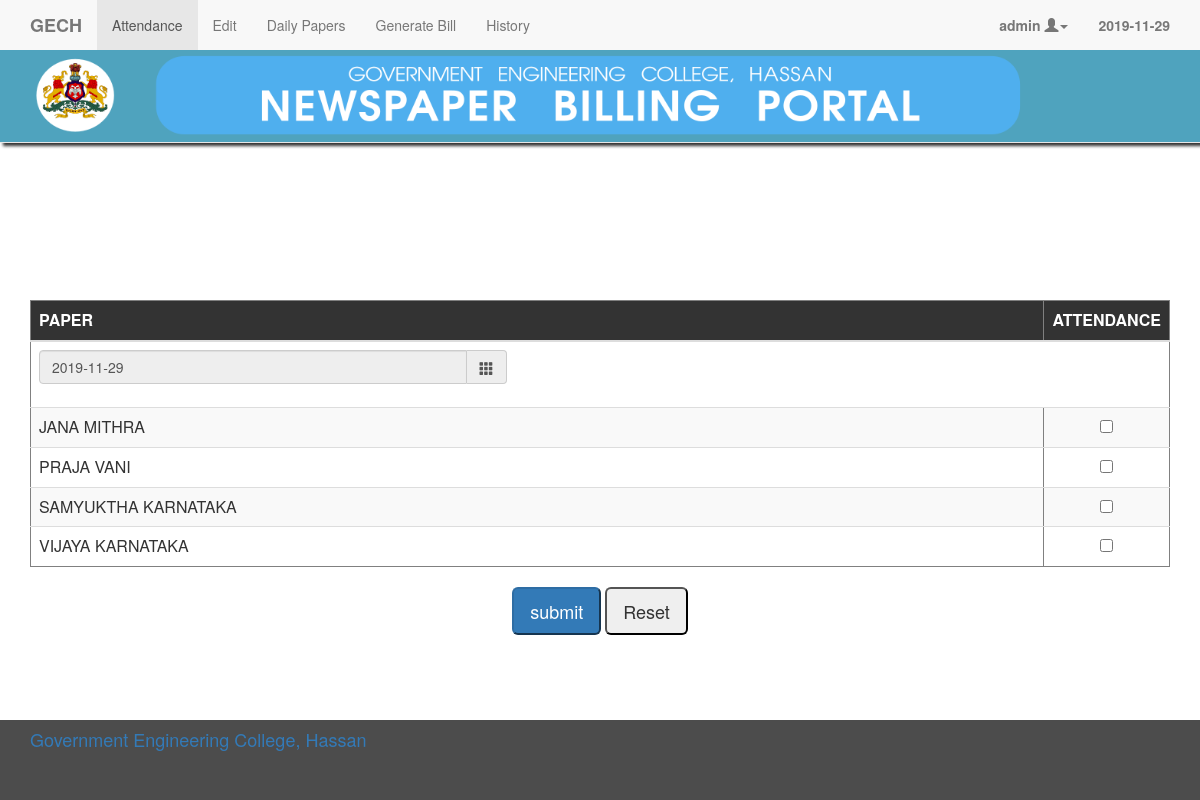
The app's page /attendance.php (signed in) with its own data.
### tables this page shows
CREATE TABLE `cost` (
  `slno` int(4) NOT NULL,
  `paper` varchar(50) NOT NULL,
  `sunday` int(4) DEFAULT NULL,
  `monday` int(4) DEFAULT NULL,
  `tuesday` int(4) DEFAULT NULL,
  `wednesday` int(4) DEFAULT NULL,
  `thursday` int(4) DEFAULT NULL,
  `friday` int(4) DEFAULT NULL,
  `saturday` int(4) DEFAULT NULL,
  PRIMARY KEY (`paper`),
  UNIQUE KEY `slno` (`slno`),
  UNIQUE KEY `slno_2` (`slno`)
);

### config.php (called while the page is built, shortened)
<?php
	$username=$_SESSION['login_user'];
?>

### attendance.php (the view, shortened to what this page needs)
<?php
	include("config.php");
  $findPriv = "select priv from login where username like '".$username."'";
  $resPriv = mysqli_query($conn,$findPriv);
  $rowPriv = mysqli_fetch_assoc($resPriv);
  $prev = $rowPriv['priv'];
?>
<!DOCTYPE html>
<html>
<head>
	<link rel="stylesheet" href="css/bootstrap.min.css">
    <link rel="stylesheet" href="css/jqui.css">
 	<link rel="stylesheet" type="text/css" href="datepicker/bootstrap-datepicker3.css">
</head>
<body>
<nav role="navigation" class="navbar navbar-default navbar-static-top" style="width: 100%;position: fixed;box-shadow: 3px 3px 3px;">
    <div class="container ">
        <div class="navbar-header">
            <a href="http://www.gechassan.ac.in" class="navbar-brand"><b>GECH</b></a>
        </div>
        <div id="navbarCollapse" class="collapse navbar-collapse">
            <ul class="nav navbar-nav">
                <li class="active"><a href="attendance.php">Attendance</a></li>
                <li><a href="edit.php">Edit</a></li>
                <?php if($prev == '1') echo '<li><a href="papers.php">Daily Papers</a></li>'; ?>
                <li><a href="billing.php">Generate Bill</a></li>
                <li><a href="history.php">History</a></li>
            </ul>
            <ul class="nav navbar-nav navbar-right">
      			<li class="dropdown">
              <a href="#" class="dropdown-toggle" data-toggle="dropdown" role="button" aria-haspopup="true" aria-expanded="false"><b><?php echo "$username "; ?> <span class="glyphicon glyphicon-user"></span><span class="caret"></span></b></span></a>
            </li>
                <li><a><b><?php echo "".date("Y-m-d").""; ?></b></a></li>
            </ul>
        </div>
    </div>
    <img  id="header-image" src="images/header2.png">
</nav>
<div class="container">
<form method="post" action="insertAttendance.php">
	<table class="table table-striped table-hover" border="1" style="margin-top: 300px;text-transform: uppercase;">
		<thead>
			<tr>
				<th>Paper</th><th style="width: 10%;">Attendance</th>
			</tr>
			<tr>
				<td colspan="2">
      				<div class="form-group">
                		<div class="input-group date form_datetime col-md-5"  data-link-field="date">
                    		<input class="form-control" size="16" id="date" name="date" type="text" value="<?php echo "".date("Y-m-d").""; ?>" max="<?php echo "".date("Y-m-d").""; ?>" readonly>
							<span class="input-group-addon"><span class="glyphicon glyphicon-th"></span></span>
                		</div>
            		</div>
				</td>
			</tr>
		</thead>
		<?php
			$list = "select paper from cost";
			$resList = mysqli_query($conn,$list);
			while ($rowList = mysqli_fetch_assoc($resList)) {
				echo "<tr><td>".$rowList['paper']."</td><input type='hidden' name='paper[]' value='".$rowList['paper']."'><td align='center'><input type='checkbox' value='yes' name='arrived[]'></td></tr>";
			}
		?>
	</table>
	<div align="center">
		<input type="submit" name="submit" value="submit" class="btn-lg btn-primary" >
		<input type="reset" name="" class="btn-lg">
	</div>
</form>
</div>
</body>
</html>
<div id="footer">
    <div class="container">
        <p class="footer-block" style="color: white;"><?php include("footer.php"); ?></p>
    </div>
</div>

### attendance.php (style rules this page uses)
#header-image { width: 100%; }
th { background-color: 333333; color: white; }
html { min-height: 100%; position: relative; }
body { margin-bottom: 60px; }
#footer { position: absolute; bottom: 0; width: 100%; min-height: 80px; height: 60px; background-color: rgba(0,0,0,0.7); }

### records on screen
cost: paper "JANA MITHRA"
cost: paper "PRAJA VANI"
cost: paper "SAMYUKTHA KARNATAKA"
cost: paper "VIJAYA KARNATAKA"

### other values on screen
$username "admin"
